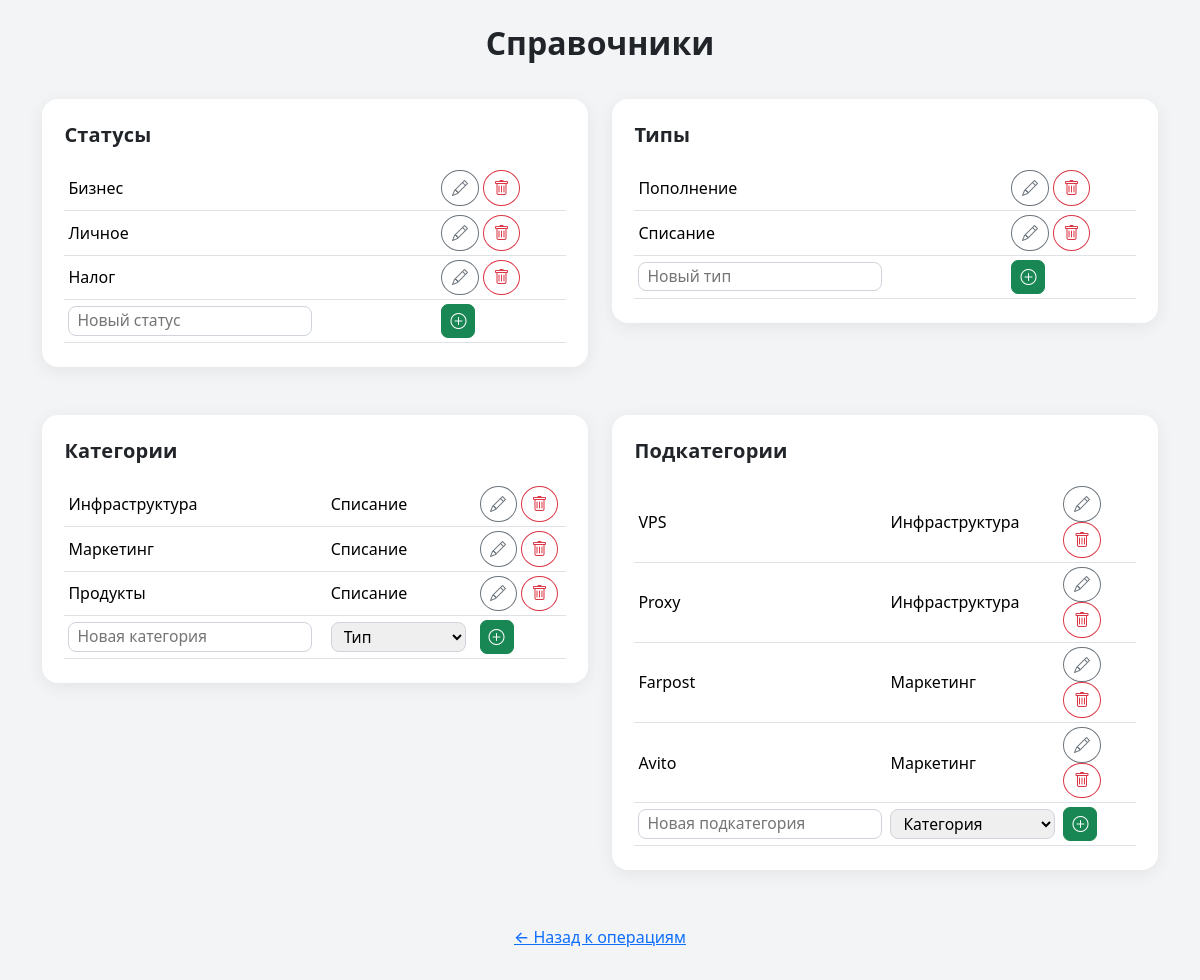
The app's page /dicts/ with its own data.
### dds/models.py (models this page shows, shortened)
class Status(models.Model):
    name = models.CharField(max_length=64, unique=True)

class Type(models.Model):
    name = models.CharField(max_length=64, unique=True)

class Category(models.Model):
    name = models.CharField(max_length=64)
    type = models.ForeignKey(Type, on_delete=models.CASCADE, related_name='categories')

class SubCategory(models.Model):
    name = models.CharField(max_length=64)
    category = models.ForeignKey(Category, on_delete=models.CASCADE, related_name='subcategories')

### dds/views.py (the view, shortened to what this page needs)
# urls.py: path('dicts/', views.dicts_unified, name='dicts_unified'),
def dicts_unified(request):
    for model, prefix, name in [
        (Status, 'del_status', 'статус'),
        (Type, 'del_type', 'тип'),
        (Category, 'del_category', 'категория'),
        (SubCategory, 'del_subcategory', 'подкатегория'),
    ]:
        obj_id = request.POST.get(prefix)
    context = {
        'statuses': Status.objects.all(),
        'types': Type.objects.all(),
        'categories': Category.objects.select_related('type').all(),
        'subcategories': SubCategory.objects.select_related('category').all(),
    }
    return render(request, 'dds/dicts_unified.html', context)

### templates/dds/dicts_unified.html (shortened to what this page needs)
<!DOCTYPE html>
<html lang="ru">
<head>
    <link rel="stylesheet" href="https://cdn.jsdelivr.net/npm/bootstrap@5.3.2/dist/css/bootstrap.min.css">
    <link rel="stylesheet" href="https://cdn.jsdelivr.net/npm/bootstrap-icons@1.11.3/font/bootstrap-icons.css">
</head>
<body>
<div class="container py-4">
    <h2>Справочники</h2>
    <div class="row g-4">
        <div class="col-md-6">
            <div class="dict-card">
                <h5>Статусы</h5>
                <table class="table table-sm align-middle mb-0">
                    {% for obj in statuses %}
                    <tr class="{% if request.GET.status_edit == obj.id|stringformat:'s' %}edit-row{% endif %}">
                        {% if request.GET.status_edit == obj.id|stringformat:'s' %}
                        <form method="post" class="form-inline">{% csrf_token %}
                            <td>
                                <input type="text" name="status_name" value="{{ obj.name }}" required>
                            </td>
                            <td>
                                <button class="btn btn-sm btn-primary" name="edit_status" value="{{ obj.id }}">
                                    <i class="bi bi-save"></i>
                                </button>
                                <a href="{% url 'dicts_unified' %}" class="btn btn-sm btn-secondary">Отмена</a>
                            </td>
                        </form>
                        {% else %}
                        <td>{{ obj.name }}</td>
                        <td>
                            <a href="?status_edit={{ obj.id }}" class="btn btn-sm btn-outline-secondary" title="Редактировать">
                                <i class="bi bi-pencil"></i>
                            </a>
                            <form method="post" style="display:inline">{% csrf_token %}
                                <button class="btn btn-sm btn-outline-danger" name="del_status" value="{{ obj.id }}" onclick="return confirm('Удалить?')" title="Удалить">
                                    <i class="bi bi-trash"></i>
                                </button>
                            </form>
                        </td>
                        {% endif %}
                    </tr>
                    {% empty %}
                    <tr><td colspan="2">Нет статусов</td></tr>
                    {% endfor %}
                    <tr>
                        <form method="post" class="form-inline">{% csrf_token %}
                            <td>
                                <input type="text" name="status_name" placeholder="Новый статус" required>
                            </td>
                            <td>
                                <button class="btn btn-sm btn-success" name="add_status">
                                    <i class="bi bi-plus-circle"></i>
                                </button>
                            </td>
                        </form>
                    </tr>
                </table>
            </div>
        </div>
        <div class="col-md-6">
            <div class="dict-card">
                <h5>Типы</h5>
                <table class="table table-sm align-middle mb-0">
                    {% for obj in types %}
                    <tr class="{% if request.GET.type_edit == obj.id|stringformat:'s' %}edit-row{% endif %}">
                        {% if request.GET.type_edit == obj.id|stringformat:'s' %}
                        <form method="post" class="form-inline">{% csrf_token %}
                            <td>
                                <input type="text" name="type_name" value="{{ obj.name }}" required>
                            </td>
                            <td>
                                <button class="btn btn-sm btn-primary" name="edit_type" value="{{ obj.id }}">
                                    <i class="bi bi-save"></i>
                                </button>
                                <a href="{% url 'dicts_unified' %}" class="btn btn-sm btn-secondary">Отмена</a>
                            </td>
                        </form>
                        {% else %}
                        <td>{{ obj.name }}</td>
                        <td>
                            <a href="?type_edit={{ obj.id }}" class="btn btn-sm btn-outline-secondary" title="Редактировать">
                                <i class="bi bi-pencil"></i>
                            </a>
                            <form method="post" style="display:inline">{% csrf_token %}
                                <button class="btn btn-sm btn-outline-danger" name="del_type" value="{{ obj.id }}" onclick="return confirm('Удалить?')" title="Удалить">
                                    <i class="bi bi-trash"></i>
                                </button>
                            </form>
                        </td>
                        {% endif %}
                    </tr>
                    {% empty %}
                    <tr><td colspan="2">Нет типов</td></tr>
                    {% endfor %}
                    <tr>
                        <form method="post" class="form-inline">{% csrf_token %}
                            <td>
                                <input type="text" name="type_name" placeholder="Новый тип" required>
                            </td>
                            <td>
                                <button class="btn btn-sm btn-success" name="add_type">
                                    <i class="bi bi-plus-circle"></i>
                                </button>
                            </td>
                        </form>
                    </tr>
                </table>
            </div>
        </div>
        <div class="col-md-6">
            <div class="dict-card">
                <h5>Категории</h5>
                <table class="table table-sm align-middle mb-0">
                    {% for obj in categories %}
                    <tr class="{% if request.GET.category_edit == obj.id|stringformat:'s' %}edit-row{% endif %}">
                        {% if request.GET.category_edit == obj.id|stringformat:'s' %}
                        <form method="post" class="form-inline">{% csrf_token %}
                            <td>
                                <input type="text" name="category_name" value="{{ obj.name }}" required>
                            </td>
                            <td>
                                <select name="category_type" required>
                                    {% for t in types %}
                                        <option value="{{ t.id }}" {% if obj.type.id == t.id %}selected{% endif %}>{{ t.name }}</option>
                                    {% endfor %}
                                </select>
                            </td>
                            <td>
                                <button class="btn btn-sm btn-primary" name="edit_category" value="{{ obj.id }}">
                                    <i class="bi bi-save"></i>
                                </button>
                                <a href="{% url 'dicts_unified' %}" class="btn btn-sm btn-secondary">Отмена</a>
                            </td>
                        </form>
                        {% else %}
                        <td>{{ obj.name }}</td>
                        <td>{{ obj.type.name }}</td>
                        <td>
                            <a href="?category_edit={{ obj.id }}" class="btn btn-sm btn-outline-secondary" title="Редактировать">
                                <i class="bi bi-pencil"></i>
                            </a>
                            <form method="post" style="display:inline">{% csrf_token %}
                                <button class="btn btn-sm btn-outline-danger" name="del_category" value="{{ obj.id }}" onclick="return confirm('Удалить?')" title="Удалить">
                                    <i class="bi bi-trash"></i>
                                </button>
                            </form>
                        </td>
                        {% endif %}
                    </tr>
                    {% empty %}
                    <tr><td colspan="3">Нет категорий</td></tr>
                    {% endfor %}
                    <tr>
                        <form method="post" class="form-inline">{% csrf_token %}
                            <td>
                                <input type="text" name="category_name" placeholder="Новая категория" required>
                            </td>
                            <td>
                                <select name="category_type" required>
                                    <option value="">Тип</option>
                                </select>
                            </td>
                            <td>
                                <button class="btn btn-sm btn-success" name="add_category">
                                    <i class="bi bi-plus-circle"></i>
                                </button>
                            </td>
                        </form>
                    </tr>
                </table>
            </div>
        </div>
        <div class="col-md-6">
            <div class="dict-card">
                <h5>Подкатегории</h5>
                <table class="table table-sm align-middle mb-0">
                    {% for obj in subcategories %}
                    <tr class="{% if request.GET.subcategory_edit == obj.id|stringformat:'s' %}edit-row{% endif %}">
                        {% if request.GET.subcategory_edit == obj.id|stringformat:'s' %}
                        <form method="post" class="form-inline">{% csrf_token %}
                            <td>
                                <input type="text" name="subcategory_name" value="{{ obj.name }}" required>
                            </td>
                            <td>
                                <select name="subcategory_category" required>
                                    {% for c in categories %}
                                        <option value="{{ c.id }}" {% if obj.category.id == c.id %}selected{% endif %}>{{ c.name }}</option>
                                    {% endfor %}
                                </select>
                            </td>
                            <td>
                                <button class="btn btn-sm btn-primary" name="edit_subcategory" value="{{ obj.id }}">
                                    <i class="bi bi-save"></i>
                                </button>
                                <a href="{% url 'dicts_unified' %}" class="btn btn-sm btn-secondary">Отмена</a>
                            </td>
                        </form>
                        {% else %}
                        <td>{{ obj.name }}</td>
                        <td>{{ obj.category.name }}</td>
                        <td>
                            <a href="?subcategory_edit={{ obj.id }}" class="btn btn-sm btn-outline-secondary" title="Редактировать">
                                <i class="bi bi-pencil"></i>
                            </a>
                            <form method="post" style="display:inline">{% csrf_token %}
                                <button class="btn btn-sm btn-outline-danger" name="del_subcategory" value="{{ obj.id }}" onclick="return confirm('Удалить?')" title="Удалить">
                                    <i class="bi bi-trash"></i>
                                </button>
                            </form>
                        </td>
                        {% endif %}
                    </tr>
                    {% empty %}
                    <tr><td colspan="3">Нет подкатегорий</td></tr>
                    {% endfor %}
                    <tr>
                        <form method="post" class="form-inline">{% csrf_token %}
                            <td>
                                <input type="text" name="subcategory_name" placeholder="Новая подкатегория" required>
                            </td>
                            <td>
                                <select name="subcategory_category" required>
                                    <option value="">Категория</option>
                                </select>
                            </td>
                            <td>
                                <button class="btn btn-sm btn-success" name="add_subcategory">
                                    <i class="bi bi-plus-circle"></i>
                                </button>
                            </td>
                        </form>
                    </tr>
                </table>
            </div>
        </div>
    </div>
    <div class="text-center">
        <a href="{% url 'cashflow_list' %}" class="btn btn-link mt-4">← Назад к операциям</a>
    </div>
</div>
</body>
</html>

### templates/dds/dicts_unified.html (style rules this page uses)
body { background: #f3f4f6; }
h2 { font-weight: 700; text-align: center; margin-bottom: 2.3rem; }
.dict-card { border-radius: 16px; box-shadow: 0 4px 18px #0001; background: #fff; padding: 1.5rem 1.4rem; margin-bottom: 1.5rem; }
.dict-card h5 { font-weight: 600; margin-bottom: 1.2rem; letter-spacing: .2px; }
table td, table th { vertical-align: middle !important; }
.table-sm input[type="text"], .table-sm select { border-radius: 8px; font-size: .98em; padding: 2px 8px; min-width: 110px; border: 1px solid #ced4da; }
.btn, button { font-weight: 500; }
.btn-outline-secondary, .btn-outline-danger { border-radius: 50%; padding: 0.3em 0.6em; }
.btn-sm { font-size: 1em; }
.btn-success { border-radius: 7px; }

### records on screen
Status: name "Бизнес", {{ obj.id }} 1 (drawn)
Status: name "Личное", {{ obj.id }} 2 (drawn)
Status: name "Налог", {{ obj.id }} 3 (drawn)
Type: name "Пополнение", {{ obj.id }} 1 (drawn)
Type: name "Списание", {{ obj.id }} 2 (drawn)
Category: name "Инфраструктура", type.name "Списание", {{ obj.id }} 1 (drawn)
Category: name "Маркетинг", type.name "Списание", {{ obj.id }} 2 (drawn)
Category: name "Продукты", type.name "Списание", {{ obj.id }} 3 (drawn)
SubCategory: name "VPS", category.name "Инфраструктура", {{ obj.id }} 1 (drawn)
SubCategory: name "Proxy", category.name "Инфраструктура", {{ obj.id }} 2 (drawn)
SubCategory: name "Farpost", category.name "Маркетинг", {{ obj.id }} 3 (drawn)
SubCategory: name "Avito", category.name "Маркетинг", {{ obj.id }} 4 (drawn)
